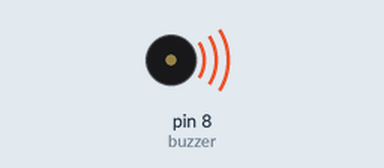
This sketch was run on a simulated Arduino Uno, built with avr-gcc and run on an emulated ATmega328P. On the bench: buzzer (waves = sounding).

Above: at 0.2 s.
At 25.1 s:
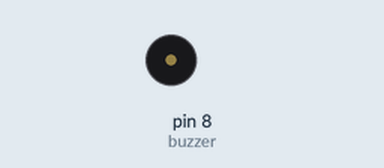
Timing chart, 0 to 35.2 s (numbered marks = the images above):
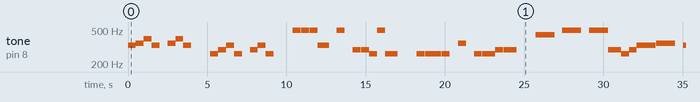

The sketch:

Project_Sound_Generator.ino
```cpp
/*
 Tone
 Melly Goeslow - Bunda
  >>>>>>>>>>>>>>>>>>>>>>>>>>>>
 Syifa Dzikri Tsani - 4211501022
 Wildan Firdaus - 4211501021
 Not nada lagu musik dengan Arduino
 */

int buzzer=8;
void setup(){
  }
    void DO(){tone(buzzer, 262); } // fungsi variabel untuk nada DO
    void RE(){tone(buzzer, 294); }  // fungsi variabel untuk nada RE
    void MI(){tone(buzzer, 330); } // fungsi variabel untuk nada MI
    void FA(){tone(buzzer, 349); } // fungsi variabel untuk nada FA
    void SOL(){tone(buzzer, 395); } // fungsi variabel untuk nada SOL
    void LA(){tone(buzzer, 440); } // fungsi variabel untuk nada LA
    void SI(){tone(buzzer, 494); } // fungsi variabel untuk nada SI
    void DOO(){tone(buzzer, 523); } // fungsi variabel untuk nada DOO
    void DIAM(){noTone(buzzer); }  // fungsi variabel untuk nada DIAM

void loop() {
  MI(); delay(500);
  FA(); delay(500);
  SOL(); delay(500);
  MI(); delay(500);
  DIAM(); delay(500);
  FA(); delay(500);
  SOL(); delay(500);
  MI(); delay(500);
  DIAM(); delay(1200);

  DO(); delay(500);
  RE(); delay(500);
  MI(); delay(500);
  DO(); delay(500);
  DIAM(); delay(500);
  RE(); delay(500);
  MI(); delay(500);
  DO(); delay(500);
  DIAM (); delay(1200);

  SI(); delay(500); DIAM(); delay(30);
  SI(); delay(500); DIAM(); delay(30);
  SI(); delay(500); DIAM(); delay(30);
  MI(); delay(700);
  DIAM(); delay(500);
  SI(); delay(500);
  DIAM(); delay(500);
  RE(); delay(500);
  DIAM(); delay(30);
  RE(); delay(500);
  DO(); delay(500);
  SI(); delay(500);
  DO(); delay(800);
  DIAM(); delay(1200);

  DO(); delay(500); DIAM(); delay(30);
  DO(); delay(500); DIAM(); delay(30);
  DO(); delay(500); DIAM(); delay(30);
  DO(); delay(500); DIAM(); delay(30);
  DIAM(); delay(500);
  FA(); delay(500);
  DIAM(); delay(500);
  DO(); delay(500);
  DIAM(); delay(30);
  DO(); delay(800);
  RE(); delay(500);
  DIAM(); delay(50);
  RE(); delay(800);
  DIAM(); delay(1200);

  LA(); delay(1200);
  DIAM(); delay(500);
  SI(); delay(1200);
  DIAM(); delay(500);
  SI(); delay(1200);
  RE(); delay(800);
  DO(); delay(500);
  RE(); delay(500);
  MI(); delay(1200);
  DIAM(); delay(30);
  FA(); delay(1200);
  DIAM(); delay(500);
  MI(); delay(500);
  RE(); delay(500);
  MI(); delay(500);
  FA(); delay(800);
  SOL(); delay(1200);
  DIAM(); delay(1500);

  LA(); delay(1200);
  DIAM(); delay(500);
  SI(); delay(1200);
  DIAM(); delay(500);
  SI(); delay(1200);
  RE(); delay(800);
  DO(); delay(500);
  RE(); delay(500);
  MI(); delay(1000);
  DIAM(); delay(30);
  FA(); delay(1200);
  DIAM(); delay(500);
  MI(); delay(500);
  RE(); delay(500);
  MI(); delay(500);
  FA(); delay(800);
  SOL(); delay(1200);
  DIAM(); delay(1500);

}
```

Measured:
- by itself, tone on pin 8 (buzzer): plays 330 Hz for 0.50 s, 349 Hz for 0.50 s, 395 Hz for 0.50 s, 330 Hz for 0.50 s, 349 Hz for 0.50 s, 395 Hz for 0.50 s … (147 notes in this stretch)
